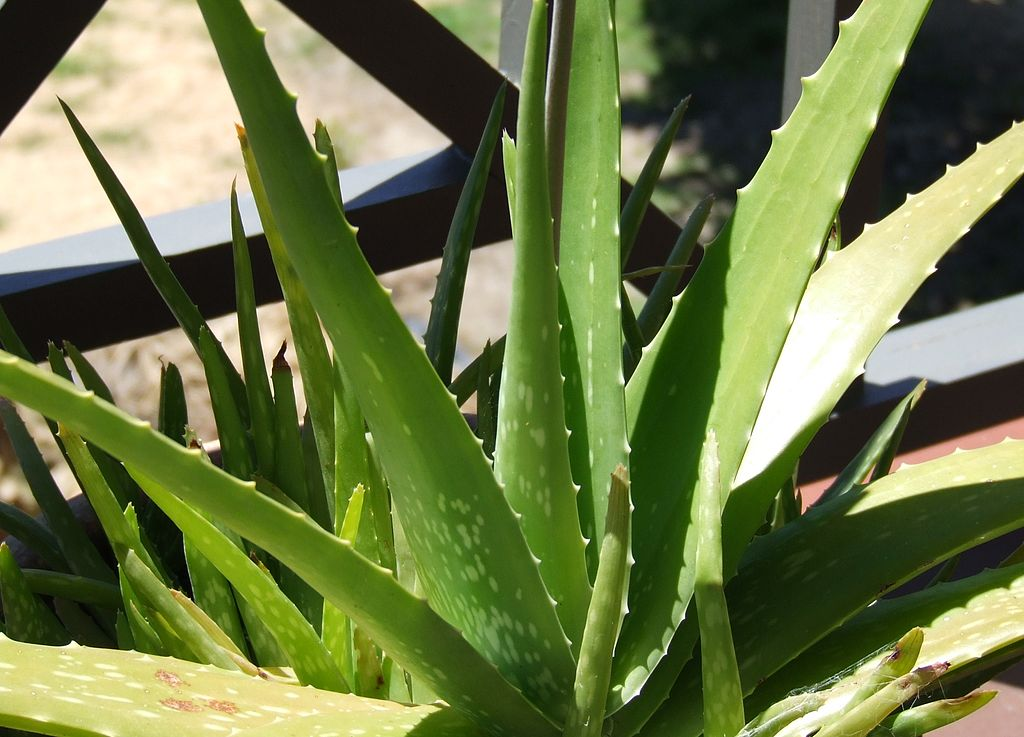
#> input picture Practica 3/AloeVera.jpg, 1024 x 737 px
$ python deteccion_bordes.py   (older library calls are emulated)
#> lines starting #> are read from the running program, lines starting #| are printed output that depends on the picture
#> further down, img is the input picture: shape (737, 1024, 3); mean B, G, R 71.3, 120.2, 108.2
import cv2
import numpy as np
import matplotlib.pyplot as plt

def aplicar_sobel(img):
    """
    Aplica los operadores Sobel para detectar bordes horizontales y verticales
    """
    # Convertir a escala de grises si la imagen es en color
    if len(img.shape) == 3:
        gray = cv2.cvtColor(img, cv2.COLOR_BGR2GRAY)
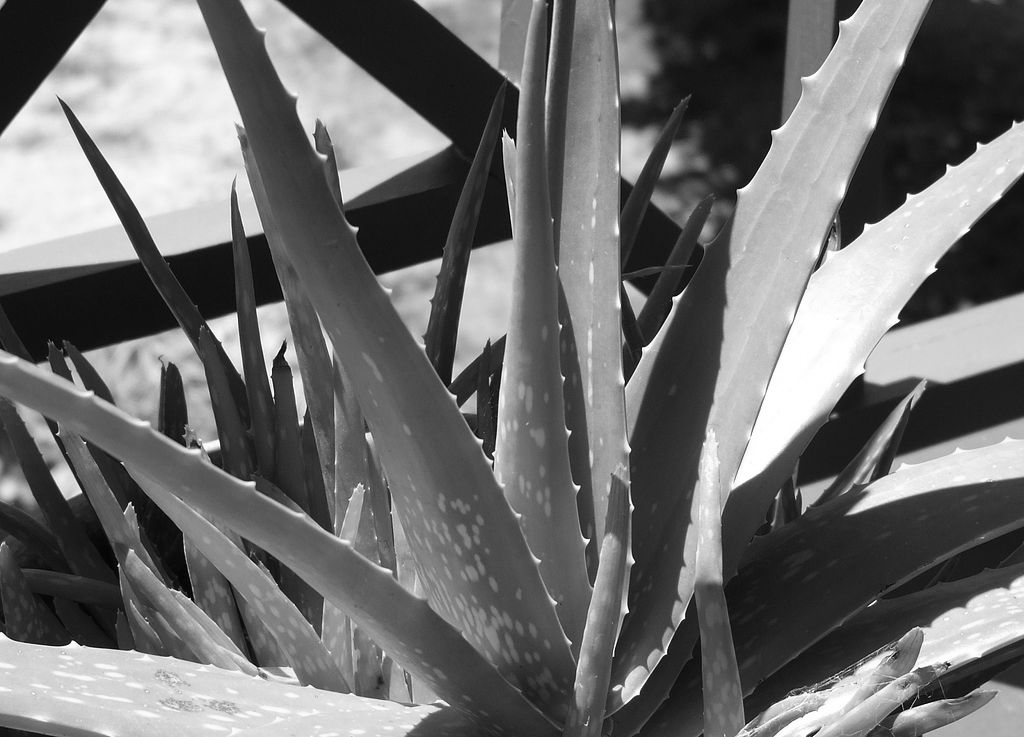
#> gray: shape (737, 1024); min 0, max 255, mean 111
    else:
        gray = img

    # Aplicar Sobel en x e y
    sobelx = cv2.Sobel(gray, cv2.CV_64F, 1, 0, ksize=3)
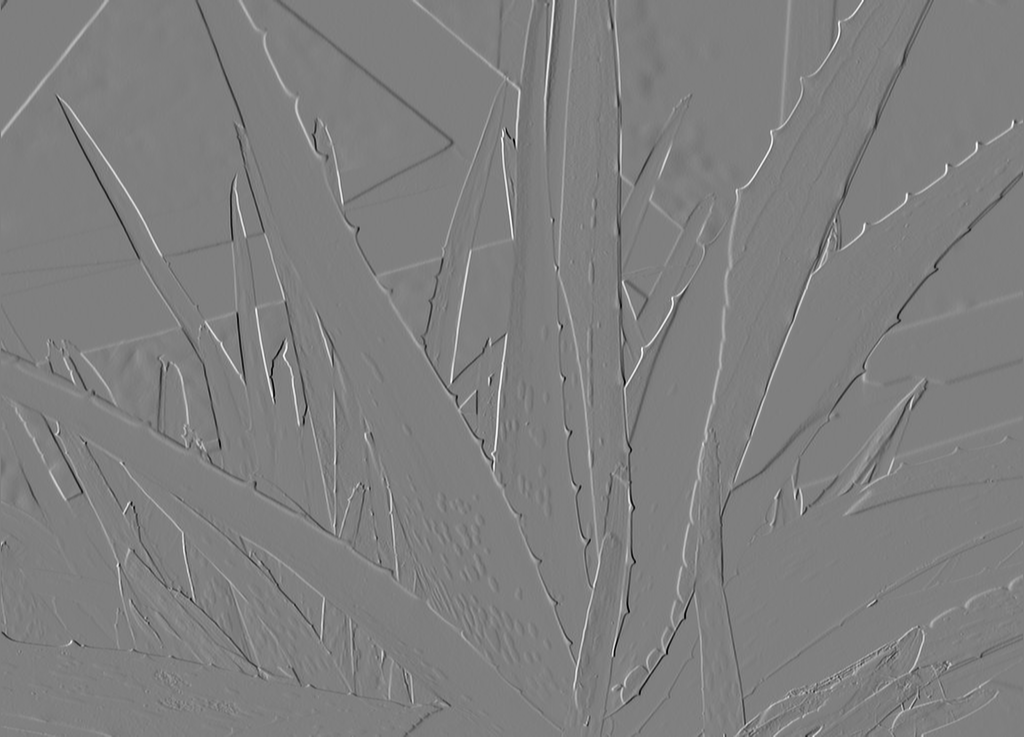
#> sobelx: shape (737, 1024) float64; min -966, max 968, mean -0.1; drawn with min black and max white
    sobely = cv2.Sobel(gray, cv2.CV_64F, 0, 1, ksize=3)
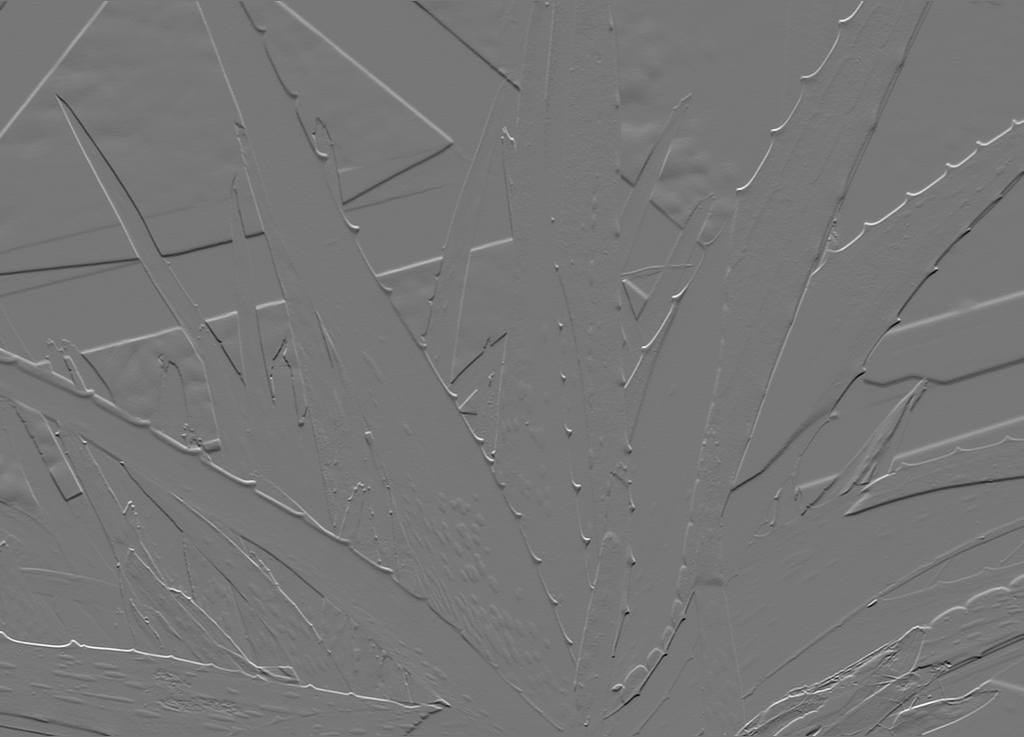
#> sobely: shape (737, 1024) float64; min -864, max 986, mean 0.4; drawn with min black and max white

    # Calcular la magnitud del gradiente
    magnitude = np.sqrt(sobelx**2 + sobely**2)
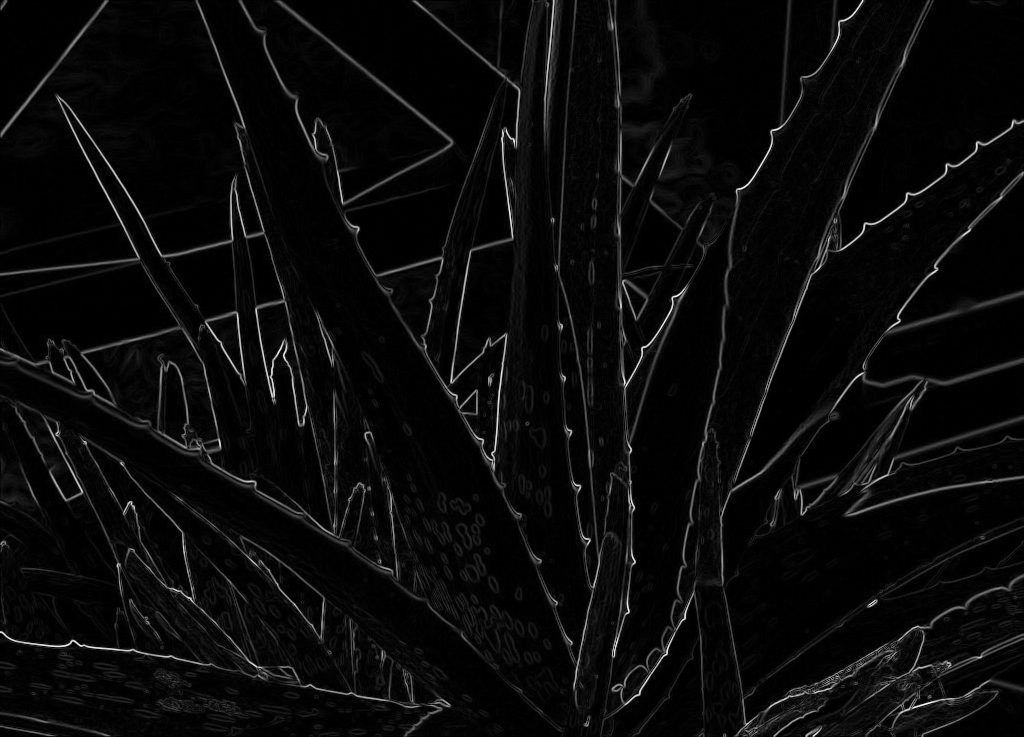
#> magnitude: shape (737, 1024) float64; min 0, max 1034.8, mean 44.3; drawn with min black and max white

    # Normalizar para visualización
    sobelx = cv2.normalize(sobelx, None, 0, 255, cv2.NORM_MINMAX).astype(np.uint8)
    sobely = cv2.normalize(sobely, None, 0, 255, cv2.NORM_MINMAX).astype(np.uint8)
    magnitude = cv2.normalize(magnitude, None, 0, 255, cv2.NORM_MINMAX).astype(np.uint8)

    return sobelx, sobely, magnitude

def aplicar_log(img, sigma=1):
    """
    Aplica el operador LoG (Laplaciano del Gaussiano)
    """
#> called with sigma = 1
    # Convertir a escala de grises si la imagen es en color
    if len(img.shape) == 3:
        gray = cv2.cvtColor(img, cv2.COLOR_BGR2GRAY)
    else:
        gray = img

    # 1. Aplicar filtro Gaussiano
    blur = cv2.GaussianBlur(gray, (0, 0), sigma)

    # 2. Aplicar Laplaciano
    laplacian = cv2.Laplacian(blur, cv2.CV_64F)

    # Normalizar para visualización
    laplacian = cv2.normalize(laplacian, None, 0, 255, cv2.NORM_MINMAX).astype(np.uint8)

    return laplacian

# Leer la imagen
img = cv2.imread('AloeVera.jpg')
if img is None:
    print("Error: No se pudo cargar la imagen AloeVera.jpg")
    exit()

# Convertir de BGR a RGB para visualización
img_rgb = cv2.cvtColor(img, cv2.COLOR_BGR2RGB)

# Aplicar Sobel
sobelx, sobely, sobel_magnitude = aplicar_sobel(img)

# Aplicar LoG con diferentes valores de sigma
log_sigma1 = aplicar_log(img, sigma=1)
log_sigma2 = aplicar_log(img, sigma=2)
#> call 2 of aplicar_log, with sigma = 2
#> in aplicar_log (call 2), `blur = cv2.GaussianBlur(gray, (0, 0), sigma)`:
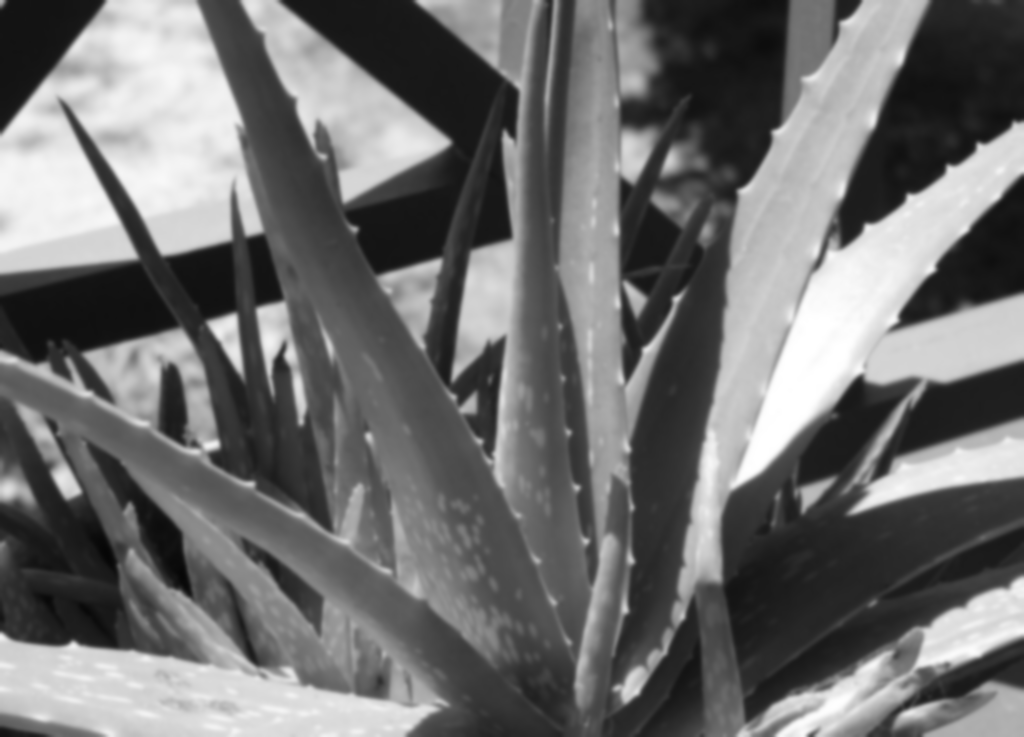
#> blur: shape (737, 1024); min 6, max 255, mean 111
#> in aplicar_log (call 2), `laplacian = cv2.Laplacian(blur, cv2.CV_64F)`:
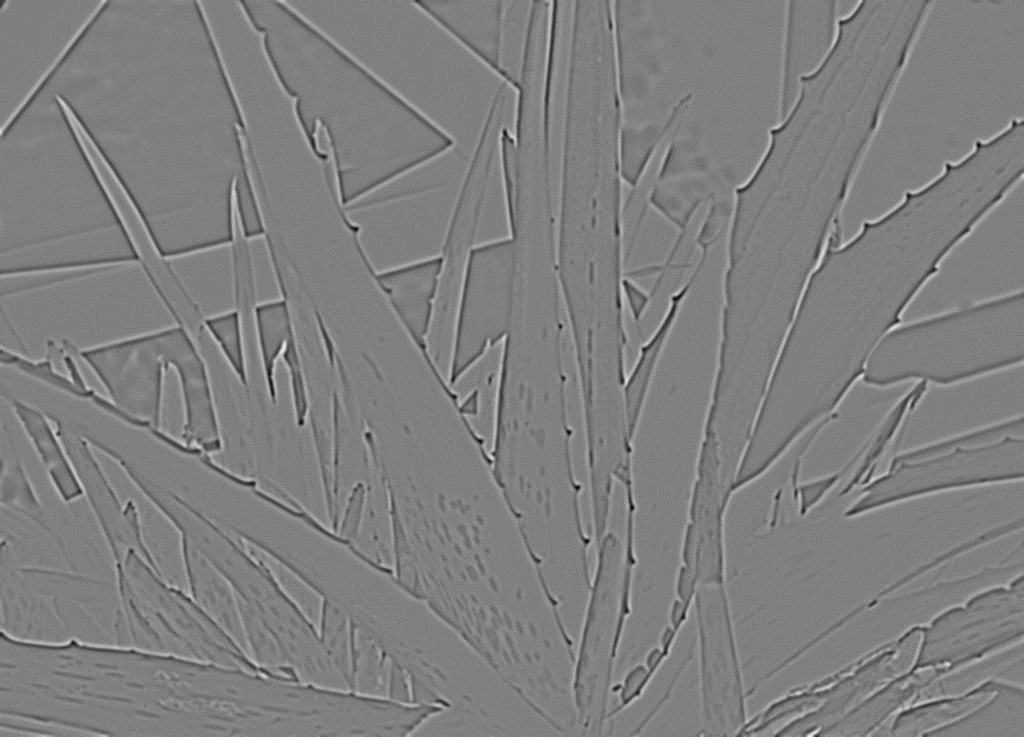
#> laplacian: shape (737, 1024) float64; min -26, max 26, mean 0; drawn with min black and max white

# Mostrar resultados
plt.figure(figsize=(15, 10))

# Imagen original
plt.subplot(231)
plt.imshow(img_rgb)
plt.title('Imagen Original')
plt.axis('off')

# Sobel X
plt.subplot(232)
plt.imshow(sobelx, cmap='gray')
plt.title('Sobel X (Bordes Verticales)')
plt.axis('off')

# Sobel Y
plt.subplot(233)
plt.imshow(sobely, cmap='gray')
plt.title('Sobel Y (Bordes Horizontales)')
plt.axis('off')

# Magnitud del gradiente Sobel
plt.subplot(234)
plt.imshow(sobel_magnitude, cmap='gray')
plt.title('Magnitud del Gradiente Sobel')
plt.axis('off')

# LoG con sigma=1
plt.subplot(235)
plt.imshow(log_sigma1, cmap='gray')
plt.title('LoG (σ=1)')
plt.axis('off')

# LoG con sigma=2
plt.subplot(236)
plt.imshow(log_sigma2, cmap='gray')
plt.title('LoG (σ=2)')
plt.axis('off')

plt.tight_layout()
plt.show()

$ run again, with Practica 1/Imagenes/zorro.tiff saved as Practica 3/AloeVera.jpg
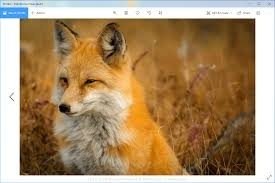
#> input picture Practica 1/Imagenes/zorro.tiff, 275 x 183 px
#> img is the input picture: shape (183, 275, 3); mean B, G, R 104, 140.9, 169.5
#> in aplicar_log (call 2), `blur = cv2.GaussianBlur(gray, (0, 0), sigma)`:
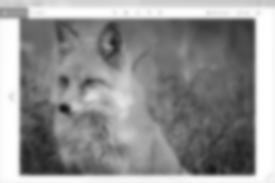
#> blur: shape (183, 275); min 21, max 255, mean 145.5
#> in aplicar_log (call 2), `laplacian = cv2.Laplacian(blur, cv2.CV_64F)`:
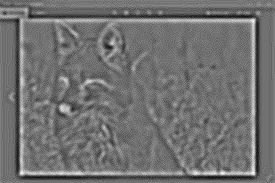
#> laplacian: shape (183, 275) float64; min -16, max 20, mean 0.0104; drawn with min black and max white
